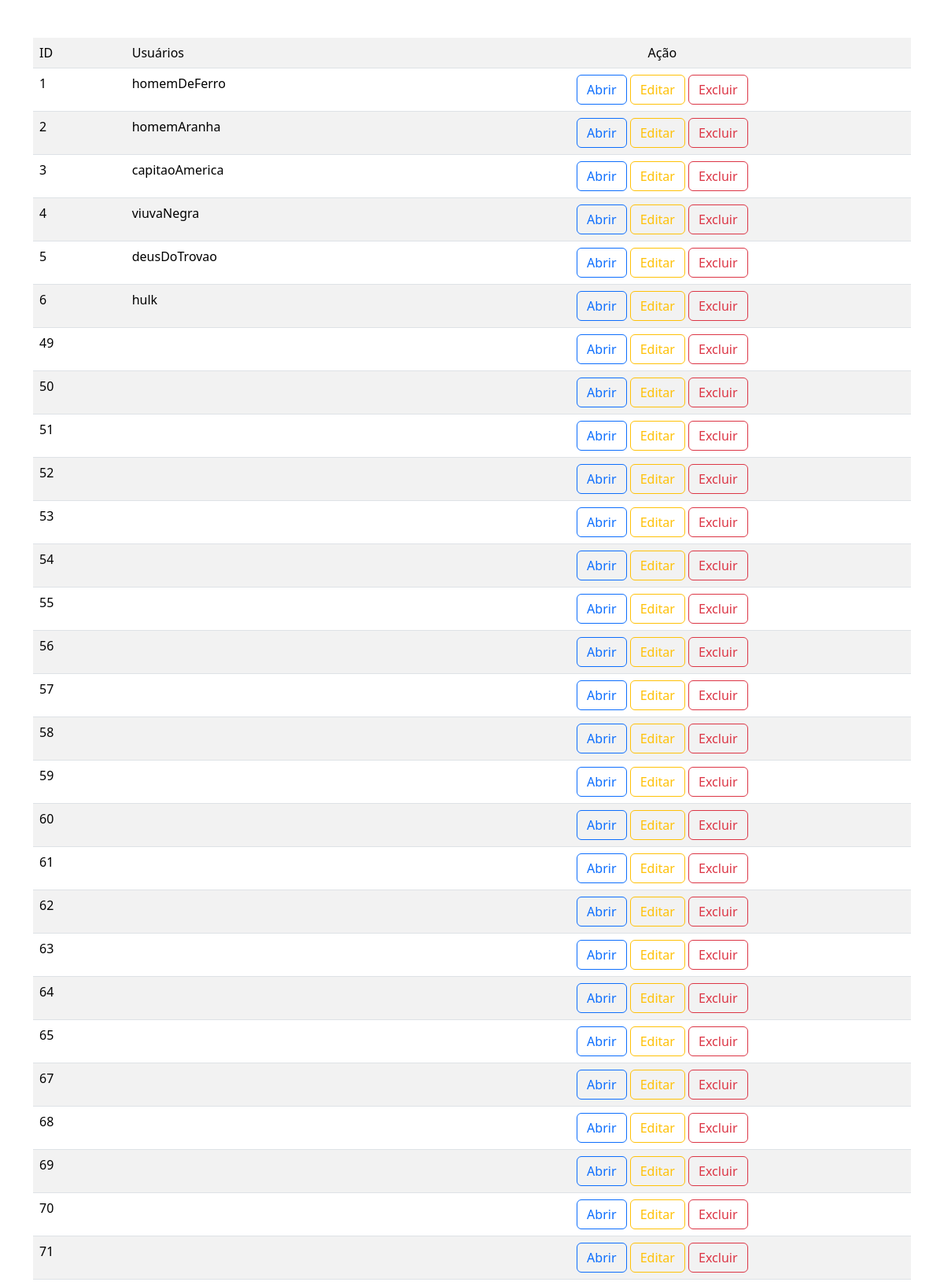
Screenshot of /usuario.php (upper part) with the database file from the repository.
### tables this page shows
CREATE TABLE `tb_usuario` (
  `id` int(11) NOT NULL,
  `usuario` varchar(100) DEFAULT NULL,
  `senha` varchar(100) DEFAULT NULL,
  `id_pessoa` int(11) NOT NULL
);

### usuario.php (the view, shortened to what this page needs)
<link href="https://cdn.jsdelivr.net/npm/bootstrap@5.3.3/dist/css/bootstrap.min.css" rel="stylesheet">
<?php
$dsn = 'mysql:dbname=bd_login;host=localhost';
$user = 'root';
$password = '';
$banco = new PDO($dsn, $user, $password);
$select = "SELECT * FROM tb_usuario";
$resultado = $banco->query($select)->fetchAll();
?>
<main class="container my-5">
    <table class="table table-striped">
        <tr>
            <td>    ID  </td>
            <td>    Usuários  </td>
            <td class="text-center">  Ação </td>
        </tr>
        <?php foreach($resultado as $linha) { ?>
            <tr>
                <td>  <?=$linha['id'] ?> </td>
                <td>  <?php echo $linha['usuario'] ?> </td>
                <td class="text-center">
                    <a class="btn btn-outline-primary" href="./usuario-abrir.php?id_pessoa=<?=$linha['id'] ?>">Abrir</a>
                    <a class="btn btn-outline-warning" href="./usuario-editar.php?id=<?=$linha['id']?>">Editar</a>
                    <a class="btn btn-outline-danger" href="./usuario-deletar.php?id=<?=$linha['id'] ?>">Excluir</a>
                </td>
            </tr>
        <?php } ?>
    </table>
</main>

### rows the page displays
tb_usuario: id "1", usuario "homemDeFerro"
tb_usuario: id "2", usuario "homemAranha"
tb_usuario: id "3", usuario "capitaoAmerica"
tb_usuario: id "4", usuario "viuvaNegra"
tb_usuario: id "5", usuario "deusDoTrovao"
tb_usuario: id "6", usuario "hulk"
tb_usuario: id "49"
tb_usuario: id "50"
tb_usuario: id "51"
tb_usuario: id "52"
tb_usuario: id "53"
tb_usuario: id "54"
tb_usuario: id "55"
tb_usuario: id "56"
tb_usuario: id "57"
tb_usuario: id "58"
tb_usuario: id "59"
tb_usuario: id "60"
tb_usuario: id "61"
tb_usuario: id "62"
tb_usuario: id "63"
tb_usuario: id "64"
tb_usuario: id "65"
tb_usuario: id "67"
tb_usuario: id "68"
tb_usuario: id "69"
tb_usuario: id "70"
tb_usuario: id "71"
